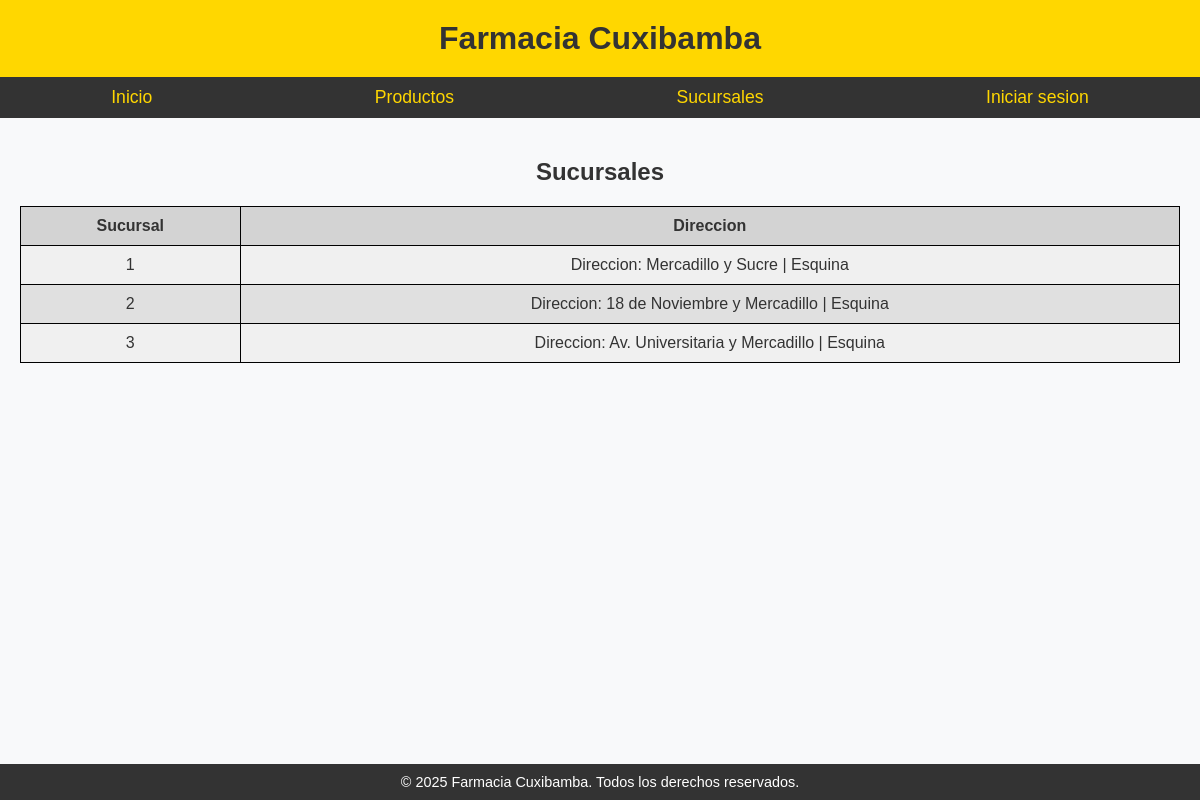
The app's page /sucursales/ with its own data.
### Sistema/models.py (models this page shows, shortened)
class Sucursal(models.Model):
    numero = models.IntegerField(editable=False, unique=True, null=True)
    telefono = models.CharField(max_length=10)
    direccion = models.OneToOneField(Direccion, on_delete=models.CASCADE, related_name='sucursal')
    farmacia = models.ForeignKey(Farmacia, related_name='sucursales', on_delete=models.CASCADE)
    class Meta:
        verbose_name =  'Sucursal'
        verbose_name_plural = 'Sucursales'

class Direccion(models.Model):
    calle_principal = models.CharField(max_length=100, verbose_name="Calle PPrincipal")
    calle_secundaria = models.CharField(max_length=100, verbose_name="Calle secundaria")
    referencia = models.CharField(max_length=100, verbose_name="Referencia")
    class Meta:
        verbose_name = 'Direccion'
        verbose_name_plural = 'Direcciones'
    def __str__(self):
        return f"Direccion: {self.calle_principal} y {self.calle_secundaria} | {self.referencia}"

### Sistema/views.py (the view)
# urls.py: path('sucursales/', views.sucursales, name='sucursales'),
def sucursales(request):
    data = {
        'sucursales': Sucursal.objects.all(),
    }
    return render(request, 'sucursales.html', data)

### templates/sucursales.html (shortened to what this page needs)
{% extends "base.html" %}
{% block content %}
<h2>Sucursales</h2>
<table>
    <thead>
    <tr>
        <th>Sucursal</th>
        <th>Direccion</th>
    </tr>
    </thead>
    <tbody>
    {% for sucursal in sucursales %}
        <tr>
            <td>{{ sucursal.numero }}</td>
            <td>{{ sucursal.direccion }}</td>
        </tr>
    {% endfor %}
    </tbody>
</table>
{% endblock %}

### static/home/styles.css (style rules this page uses)
body { font-family: Arial, sans-serif; margin: 0; padding: 0; background-color: #f8f9fa; color: #333; }
table { border-collapse: collapse; width: 100%; margin: 20px 0; background-color: #f0f0f0; }
th, td { border: 1px solid black; padding: 10px; text-align: center; }
th { background-color: #d3d3d3; }
tr:nth-child(even) { background-color: #e0e0e0; }

### records on screen
Sucursal: numero "1", direccion "Direccion: Mercadillo y Sucre | Esquina"
Sucursal: numero "2", direccion "Direccion: 18 de Noviembre y Mercadillo | Esquina"
Sucursal: numero "3", direccion "Direccion: Av. Universitaria y Mercadillo | Esquina"
